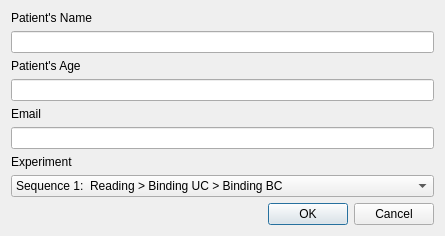
<?xml version="1.0" encoding="UTF-8"?>
<ui version="4.0">
 <class>ExperimentChooserDialog</class>
 <widget class="QDialog" name="ExperimentChooserDialog">
  <property name="geometry">
   <rect>
    <x>0</x>
    <y>0</y>
    <width>445</width>
    <height>221</height>
   </rect>
  </property>
  <property name="windowTitle">
   <string>Experiment Launcher</string>
  </property>
  <property name="windowIcon">
   <iconset resource="icons.qrc">
    <normaloff>:/icons/icons/experiment.png</normaloff>:/icons/icons/experiment.png</iconset>
  </property>
  <layout class="QVBoxLayout" name="verticalLayout">
   <item>
    <widget class="QLabel" name="label">
     <property name="text">
      <string>Patient's Name</string>
     </property>
    </widget>
   </item>
   <item>
    <widget class="QLineEdit" name="lePatientName"/>
   </item>
   <item>
    <widget class="QLabel" name="label_3">
     <property name="text">
      <string>Patient's Age</string>
     </property>
    </widget>
   </item>
   <item>
    <widget class="QLineEdit" name="lePatientAge"/>
   </item>
   <item>
    <widget class="QLabel" name="label_4">
     <property name="text">
      <string>Email</string>
     </property>
    </widget>
   </item>
   <item>
    <widget class="QLineEdit" name="leEmail"/>
   </item>
   <item>
    <widget class="QLabel" name="label_2">
     <property name="text">
      <string>Experiment</string>
     </property>
    </widget>
   </item>
   <item>
    <widget class="QComboBox" name="cboxExperiments">
     <item>
      <property name="text">
       <string>Sequence 1:  Reading &gt; Binding UC &gt; Binding BC</string>
      </property>
     </item>
     <item>
      <property name="text">
       <string>Reading</string>
      </property>
     </item>
     <item>
      <property name="text">
       <string>Binding UC</string>
      </property>
     </item>
     <item>
      <property name="text">
       <string>Binding BC</string>
      </property>
     </item>
     <item>
      <property name="text">
       <string>Fielding</string>
      </property>
     </item>
    </widget>
   </item>
   <item>
    <widget class="QDialogButtonBox" name="buttonBox">
     <property name="orientation">
      <enum>Qt::Horizontal</enum>
     </property>
     <property name="standardButtons">
      <set>QDialogButtonBox::Cancel|QDialogButtonBox::Ok</set>
     </property>
    </widget>
   </item>
  </layout>
 </widget>
 <resources>
  <include location="icons.qrc"/>
 </resources>
 <connections>
  <connection>
   <sender>buttonBox</sender>
   <signal>accepted()</signal>
   <receiver>ExperimentChooserDialog</receiver>
   <slot>accept()</slot>
   <hints>
    <hint type="sourcelabel">
     <x>248</x>
     <y>254</y>
    </hint>
    <hint type="destinationlabel">
     <x>157</x>
     <y>274</y>
    </hint>
   </hints>
  </connection>
  <connection>
   <sender>buttonBox</sender>
   <signal>rejected()</signal>
   <receiver>ExperimentChooserDialog</receiver>
   <slot>reject()</slot>
   <hints>
    <hint type="sourcelabel">
     <x>316</x>
     <y>260</y>
    </hint>
    <hint type="destinationlabel">
     <x>286</x>
     <y>274</y>
    </hint>
   </hints>
  </connection>
 </connections>
</ui>
